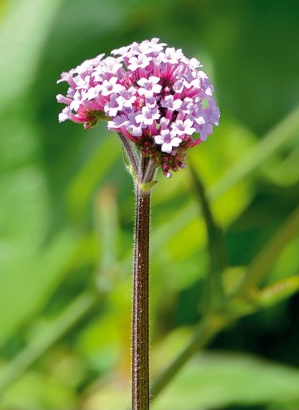
#> input picture images/flower.png, 299 x 410 px
$ jupyter execute 017.ipynb
#> lines starting #> are read from the running program, lines starting #| are printed output that depends on the picture
# 图像直方图

图像直方图是图像像素值的统计学特征、计算代价较小，具有图像平移、旋转、缩放不变性等众多优点，广泛地应用于图像处理的各个领域，特别是灰度图像的阈值分割、基于颜色的图像检索以及图像分类、反向投影跟踪。常见的分为
- 灰度直方图
- 颜色直方图

对于图像上的每个像素点的像素值都在0~255之间，所以一张图像上的像素值出现频率也不一样，把这些信息统计出来就形成了直方图。

x轴表示像素的取值范围，bins，默认是256，也可以是16、32、48等

y轴表示bins在图像中出现的频率

图像直方图的优点：
- 不会受图像旋转影响
- 不会受放大缩小影响

图像直方图可以用二值分割，如下图，将两个bins出现频率最高的顶点中间最低的谷作为二值分割点

## 自定义直方图

[cell 1]
import cv2 as cv
import numpy as np
import matplotlib.pyplot as plt

def custom_hist(gray):
    h, w = gray.shape
    hist = np.zeros([256], dtype=np.int32)
    # 遍历每个像素点，统计值出现的次数
    for row in range(h):
        for col in range(w):
            pv = gray[row, col]
            hist[pv] += 1

    y_pos = np.arange(0, 256, 1, dtype=np.int32)
    plt.bar(y_pos, hist, align='center', color='r', alpha=0.5)
    plt.xticks(y_pos, y_pos)
    plt.ylabel('出现频率')
    plt.title('直方图')
    plt.show()

src = cv.imread('images/flower.png')
#> src is the input picture: shape (410, 299, 3); mean B, G, R 64, 137, 107.6
gray = cv.cvtColor(src, cv.COLOR_BGR2GRAY)
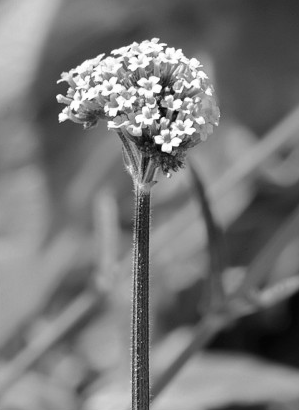
#> gray: shape (410, 299); min 3, max 255, mean 119.8
custom_hist(gray)
#> after the loop in custom_hist, `for row in range(h):`: hist = 256 values, max 1319 at index 157, min 0 at index 0, mean 478.9
#> in custom_hist, `plt.show()`:
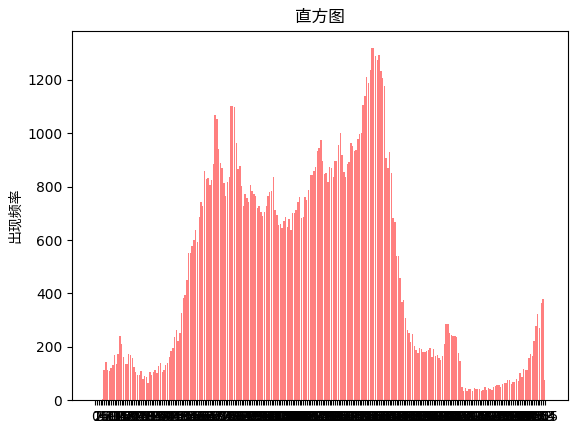
#> figure drawn by matplotlib, 1 panel

## `calcHist(images, channels, mask, histSize, ranges[, hist[, accumulate]]) -> hist` 计算直方图

[cell 2]
plt.imshow(src)

[cell 3]
color = ('blue', 'green', 'red')
for i ,c in enumerate(color):
    hist = cv.calcHist([src], [i], None, [256], [0, 256])
    plt.plot(hist, color=c)
    plt.xlim([0, 256])
    plt.show()
#> this loop made 3 passes
#> pass 1, `plt.show()`:
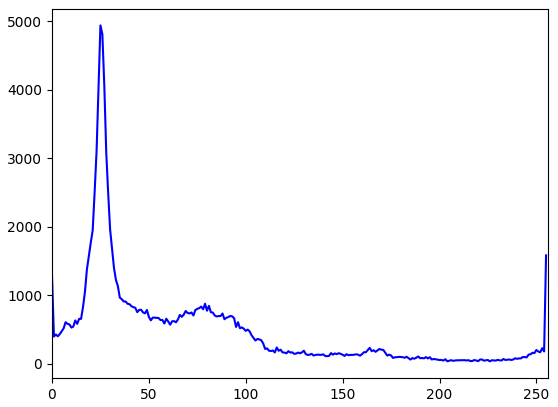
#> figure drawn by matplotlib, 1 panel; curve peaks at x = 25, y = 4937
#> pass 2, `plt.show()`:
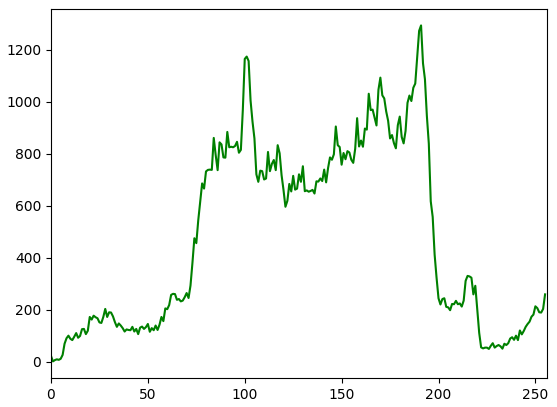
#> figure drawn by matplotlib, 1 panel; curve peaks at x = 191, y = 1294
